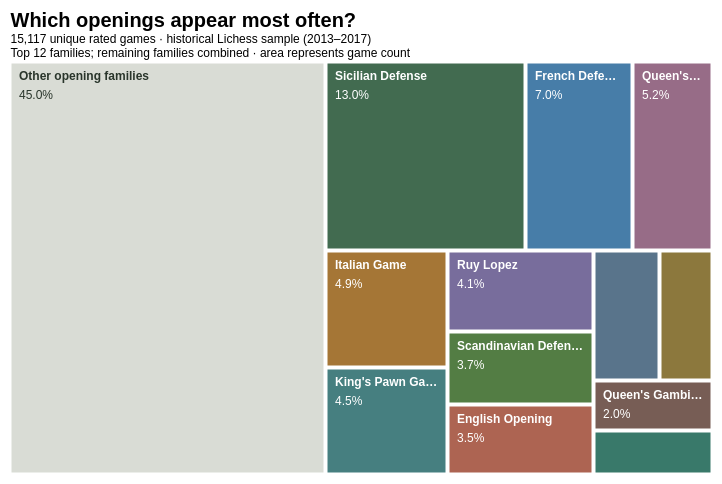

Vega-Lite specification stored for this chart:
### Vega specification from a JSON file in a GitHub repository (floating-point values rounded to 4 significant figures)
{"$schema": "https://vega.github.io/schema/vega/v5.json", "width": 700, "height": 410, "padding": 10, "title": {"text": "Which openings appear most often?", "subtitle": ["15,117 unique rated games · historical Lichess sample (2013–2017)", "Top 12 families; remaining families combined · area represents game count"], "anchor": "start", "fontSize": 20, "subtitleFontSize": 12}, "data": [{"name": "tree", "values": [{"id": "root", "parent": null, "games": 0, "share": 0}, {"id": "Sicilian Defense", "parent": "root", "games": 1964, "share": 0.1299}, {"id": "French Defense", "parent": "root", "games": 1060, "share": 0.07012}, {"id": "Queen's Pawn Game", "parent": "root", "games": 786, "share": 0.05199}, {"id": "Italian Game", "parent": "root", "games": 736, "share": 0.04869}, {"id": "King's Pawn Game", "parent": "root", "games": 678, "share": 0.04485}, {"id": "Ruy Lopez", "parent": "root", "games": 618, "share": 0.04088}, {"id": "Scandinavian Defense", "parent": "root", "games": 554, "share": 0.03665}, {"id": "English Opening", "parent": "root", "games": 533, "share": 0.03526}, {"id": "Caro-Kann Defense", "parent": "root", "games": 444, "share": 0.02937}, {"id": "Scotch Game", "parent": "root", "games": 362, "share": 0.02395}, {"id": "Queen's Gambit Declined", "parent": "root", "games": 309, "share": 0.02044}, {"id": "Van't Kruijs Opening", "parent": "root", "games": 271, "share": 0.01793}, {"id": "Other opening families", "parent": "root", "games": 6802, "share": 0.45}], "transform": [{"type": "stratify", "key": "id", "parentKey": "parent"}, {"type": "treemap", "field": "games", "sort": {"field": "value", "order": "descending"}, "method": "squarify", "paddingInner": 3, "round": true, "size": [{"signal": "width"}, {"signal": "height"}]}]}, {"name": "leaves", "source": "tree", "transform": [{"type": "filter", "expr": "datum.depth === 1"}]}], "scales": [{"name": "color", "type": "ordinal", "domain": ["Sicilian Defense", "French Defense", "Queen's Pawn Game", "Italian Game", "King's Pawn Game", "Ruy Lopez", "Scandinavian Defense", "English Opening", "Caro-Kann Defense", "Scotch Game", "Queen's Gambit Declined", "Van't Kruijs Opening"], "range": ["#426B50", "#477DA8", "#976C87", "#A57636", "#467F80", "#786D9C", "#537D44", "#AD6452", "#59748B", "#8C783D", "#775D55", "#39796A"]}], "marks": [{"type": "rect", "from": {"data": "leaves"}, "encode": {"update": {"x": {"field": "x0"}, "y": {"field": "y0"}, "x2": {"field": "x1"}, "y2": {"field": "y1"}, "fill": [{"test": "datum.id === 'Other opening families'", "value": "#D9DCD5"}, {"scale": "color", "field": "id"}], "stroke": {"value": "white"}, "tooltip": {"signal": "{'Opening family': datum.id, 'Games': format(datum.games, ','), 'Share of sample': format(datum.share, '.1%')}"}}}}, {"type": "text", "interactive": false, "from": {"data": "leaves"}, "encode": {"update": {"x": {"signal": "datum.x0 + 8"}, "y": {"signal": "datum.y0 + 17"}, "text": {"signal": "datum.id"}, "limit": {"signal": "max(0, datum.x1 - datum.x0 - 16)"}, "fontSize": {"value": 12}, "fontWeight": {"value": "bold"}, "fill": {"signal": "datum.id === 'Other opening families' ? '#29352B' : 'white'"}, "opacity": {"signal": "datum.x1-datum.x0 > 65 && datum.y1-datum.y0 > 45 ? 1 : 0"}}}}, {"type": "text", "interactive": false, "from": {"data": "leaves"}, "encode": {"update": {"x": {"signal": "datum.x0 + 8"}, "y": {"signal": "datum.y0 + 36"}, "text": {"signal": "format(datum.share, '.1%')"}, "limit": {"signal": "max(0, datum.x1 - datum.x0 - 16)"}, "fontSize": {"value": 12}, "fontWeight": {"value": "normal"}, "fill": {"signal": "datum.id === 'Other opening families' ? '#29352B' : 'white'"}, "opacity": {"signal": "datum.x1-datum.x0 > 65 && datum.y1-datum.y0 > 45 ? 1 : 0"}}}}], "config": {"font": "Arial"}}
